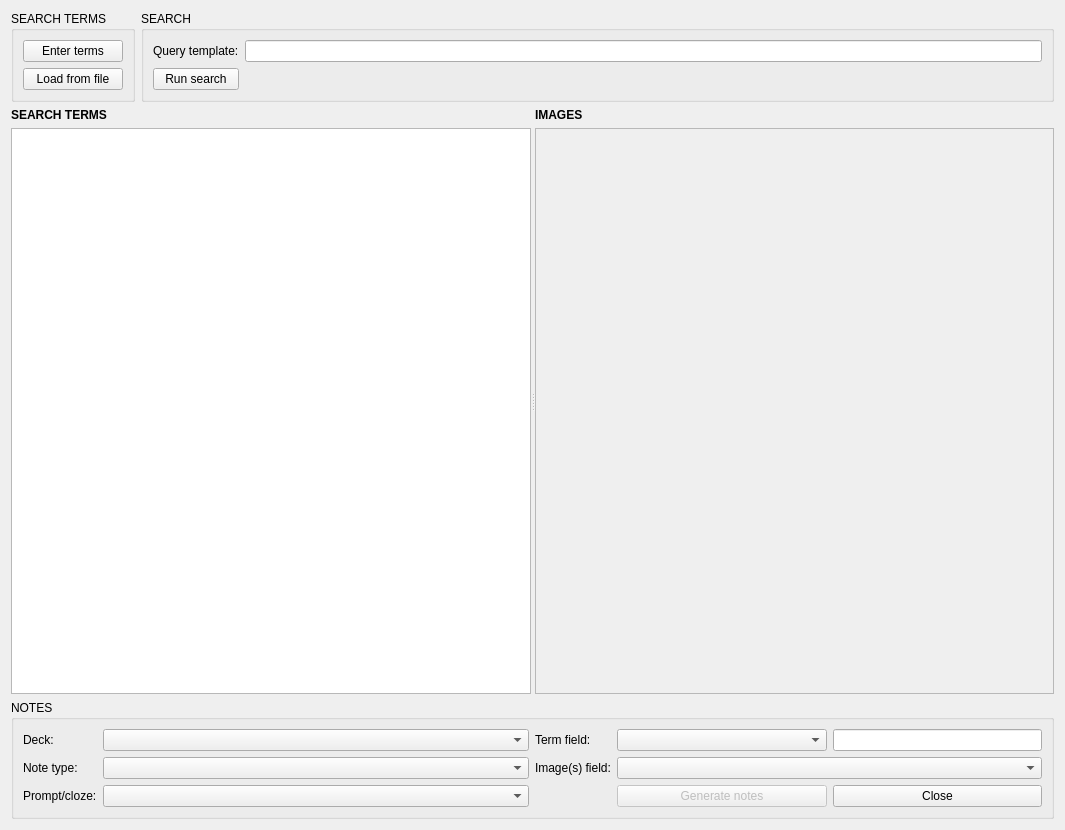
<?xml version="1.0" encoding="UTF-8"?>
<ui version="4.0">
 <class>main_dlg</class>
 <widget class="QDialog" name="main_dlg">
  <property name="geometry">
   <rect>
    <x>0</x>
    <y>0</y>
    <width>1065</width>
    <height>830</height>
   </rect>
  </property>
  <property name="windowTitle">
   <string>Dialog</string>
  </property>
  <property name="locale">
   <locale language="English" country="UnitedStates"/>
  </property>
  <layout class="QVBoxLayout" name="verticalLayout">
   <item>
    <layout class="QHBoxLayout" name="horizontalLayout">
     <item>
      <widget class="QGroupBox" name="terms_box">
       <property name="title">
        <string>SEARCH TERMS</string>
       </property>
       <layout class="QVBoxLayout" name="verticalLayout_2">
        <item>
         <widget class="QPushButton" name="enter">
          <property name="text">
           <string>Enter terms</string>
          </property>
          <property name="autoDefault">
           <bool>false</bool>
          </property>
         </widget>
        </item>
        <item>
         <widget class="QPushButton" name="file">
          <property name="text">
           <string>Load from file</string>
          </property>
          <property name="autoDefault">
           <bool>false</bool>
          </property>
         </widget>
        </item>
       </layout>
      </widget>
     </item>
     <item>
      <widget class="QGroupBox" name="search_box">
       <property name="title">
        <string>SEARCH</string>
       </property>
       <layout class="QGridLayout" name="gridLayout_2">
        <item row="0" column="0">
         <widget class="QLabel" name="querytpl_lbl">
          <property name="text">
           <string>Query template:</string>
          </property>
         </widget>
        </item>
        <item row="1" column="0">
         <widget class="QPushButton" name="search">
          <property name="text">
           <string>Run search</string>
          </property>
          <property name="autoDefault">
           <bool>false</bool>
          </property>
         </widget>
        </item>
        <item row="0" column="1">
         <widget class="QLineEdit" name="query_tpl"/>
        </item>
        <item row="1" column="1">
         <widget class="QLabel" name="query_legend">
          <property name="font">
           <font>
            <italic>true</italic>
           </font>
          </property>
          <property name="text">
           <string/>
          </property>
         </widget>
        </item>
       </layout>
      </widget>
     </item>
    </layout>
   </item>
   <item>
    <widget class="QSplitter" name="splitter">
     <property name="sizePolicy">
      <sizepolicy hsizetype="Expanding" vsizetype="Preferred">
       <horstretch>0</horstretch>
       <verstretch>1</verstretch>
      </sizepolicy>
     </property>
     <property name="orientation">
      <enum>Qt::Horizontal</enum>
     </property>
     <widget class="QWidget" name="left" native="true">
      <layout class="QVBoxLayout" name="verticalLayout_3">
       <item>
        <widget class="QLabel" name="label">
         <property name="font">
          <font>
           <weight>75</weight>
           <bold>true</bold>
          </font>
         </property>
         <property name="text">
          <string>SEARCH TERMS</string>
         </property>
        </widget>
       </item>
       <item>
        <widget class="QListWidget" name="term_lv">
         <property name="sizePolicy">
          <sizepolicy hsizetype="Expanding" vsizetype="Expanding">
           <horstretch>0</horstretch>
           <verstretch>0</verstretch>
          </sizepolicy>
         </property>
         <property name="editTriggers">
          <set>QAbstractItemView::NoEditTriggers</set>
         </property>
         <property name="showDropIndicator" stdset="0">
          <bool>false</bool>
         </property>
         <property name="selectionMode">
          <enum>QAbstractItemView::SingleSelection</enum>
         </property>
         <property name="selectionBehavior">
          <enum>QAbstractItemView::SelectItems</enum>
         </property>
        </widget>
       </item>
      </layout>
     </widget>
     <widget class="QWidget" name="right" native="true">
      <layout class="QVBoxLayout" name="verticalLayout_4">
       <item>
        <widget class="QLabel" name="label_2">
         <property name="font">
          <font>
           <weight>75</weight>
           <bold>true</bold>
          </font>
         </property>
         <property name="text">
          <string>IMAGES</string>
         </property>
        </widget>
       </item>
       <item>
        <widget class="QListWidget" name="image_lv">
         <property name="enabled">
          <bool>false</bool>
         </property>
         <property name="contextMenuPolicy">
          <enum>Qt::CustomContextMenu</enum>
         </property>
         <property name="selectionMode">
          <enum>QAbstractItemView::MultiSelection</enum>
         </property>
         <property name="selectionBehavior">
          <enum>QAbstractItemView::SelectRows</enum>
         </property>
         <property name="iconSize">
          <size>
           <width>200</width>
           <height>200</height>
          </size>
         </property>
         <property name="textElideMode">
          <enum>Qt::ElideNone</enum>
         </property>
         <property name="resizeMode">
          <enum>QListView::Adjust</enum>
         </property>
         <property name="spacing">
          <number>20</number>
         </property>
         <property name="viewMode">
          <enum>QListView::IconMode</enum>
         </property>
         <property name="uniformItemSizes">
          <bool>false</bool>
         </property>
         <property name="wordWrap">
          <bool>true</bool>
         </property>
        </widget>
       </item>
      </layout>
     </widget>
    </widget>
   </item>
   <item>
    <widget class="QGroupBox" name="groupBox">
     <property name="minimumSize">
      <size>
       <width>0</width>
       <height>100</height>
      </size>
     </property>
     <property name="title">
      <string>NOTES</string>
     </property>
     <layout class="QGridLayout" name="gridLayout_4">
      <item row="4" column="4">
       <layout class="QHBoxLayout" name="horizontalLayout_4">
        <item>
         <widget class="QPushButton" name="generate">
          <property name="enabled">
           <bool>false</bool>
          </property>
          <property name="text">
           <string>Generate notes</string>
          </property>
          <property name="autoDefault">
           <bool>false</bool>
          </property>
         </widget>
        </item>
        <item>
         <widget class="QPushButton" name="close">
          <property name="text">
           <string>Close</string>
          </property>
          <property name="autoDefault">
           <bool>false</bool>
          </property>
         </widget>
        </item>
       </layout>
      </item>
      <item row="0" column="2">
       <widget class="QLabel" name="term_lbl">
        <property name="text">
         <string>Term field:</string>
        </property>
       </widget>
      </item>
      <item row="2" column="0">
       <widget class="QLabel" name="note_lbl">
        <property name="text">
         <string>Note type:</string>
        </property>
        <property name="alignment">
         <set>Qt::AlignLeading|Qt::AlignLeft|Qt::AlignVCenter</set>
        </property>
       </widget>
      </item>
      <item row="0" column="0">
       <widget class="QLabel" name="deck_lbl">
        <property name="text">
         <string>Deck:</string>
        </property>
        <property name="alignment">
         <set>Qt::AlignLeading|Qt::AlignLeft|Qt::AlignVCenter</set>
        </property>
       </widget>
      </item>
      <item row="2" column="2">
       <widget class="QLabel" name="image_lbl">
        <property name="text">
         <string>Image(s) field:</string>
        </property>
       </widget>
      </item>
      <item row="2" column="1">
       <widget class="QComboBox" name="note">
        <property name="sizePolicy">
         <sizepolicy hsizetype="Preferred" vsizetype="Fixed">
          <horstretch>1</horstretch>
          <verstretch>0</verstretch>
         </sizepolicy>
        </property>
        <property name="sizeAdjustPolicy">
         <enum>QComboBox::AdjustToContents</enum>
        </property>
       </widget>
      </item>
      <item row="4" column="0">
       <widget class="QLabel" name="prompt_lbl">
        <property name="text">
         <string>Prompt/cloze:</string>
        </property>
       </widget>
      </item>
      <item row="0" column="1">
       <widget class="QComboBox" name="deck">
        <property name="sizePolicy">
         <sizepolicy hsizetype="Preferred" vsizetype="Fixed">
          <horstretch>1</horstretch>
          <verstretch>0</verstretch>
         </sizepolicy>
        </property>
        <property name="currentIndex">
         <number>-1</number>
        </property>
        <property name="sizeAdjustPolicy">
         <enum>QComboBox::AdjustToContents</enum>
        </property>
       </widget>
      </item>
      <item row="2" column="4">
       <widget class="QComboBox" name="image">
        <property name="sizePolicy">
         <sizepolicy hsizetype="Preferred" vsizetype="Fixed">
          <horstretch>1</horstretch>
          <verstretch>0</verstretch>
         </sizepolicy>
        </property>
        <property name="sizeAdjustPolicy">
         <enum>QComboBox::AdjustToContents</enum>
        </property>
       </widget>
      </item>
      <item row="4" column="1">
       <widget class="QComboBox" name="prompt">
        <property name="sizePolicy">
         <sizepolicy hsizetype="Preferred" vsizetype="Fixed">
          <horstretch>1</horstretch>
          <verstretch>0</verstretch>
         </sizepolicy>
        </property>
        <property name="sizeAdjustPolicy">
         <enum>QComboBox::AdjustToContents</enum>
        </property>
       </widget>
      </item>
      <item row="0" column="4">
       <layout class="QHBoxLayout" name="horizontalLayout_5">
        <property name="leftMargin">
         <number>0</number>
        </property>
        <property name="topMargin">
         <number>0</number>
        </property>
        <item>
         <widget class="QComboBox" name="term">
          <property name="sizePolicy">
           <sizepolicy hsizetype="Preferred" vsizetype="Fixed">
            <horstretch>1</horstretch>
            <verstretch>0</verstretch>
           </sizepolicy>
          </property>
          <property name="sizeAdjustPolicy">
           <enum>QComboBox::AdjustToContents</enum>
          </property>
         </widget>
        </item>
        <item>
         <widget class="QLineEdit" name="title">
          <property name="sizePolicy">
           <sizepolicy hsizetype="Expanding" vsizetype="Fixed">
            <horstretch>1</horstretch>
            <verstretch>0</verstretch>
           </sizepolicy>
          </property>
         </widget>
        </item>
       </layout>
      </item>
     </layout>
    </widget>
   </item>
  </layout>
 </widget>
 <tabstops>
  <tabstop>enter</tabstop>
  <tabstop>file</tabstop>
  <tabstop>query_tpl</tabstop>
  <tabstop>search</tabstop>
  <tabstop>term_lv</tabstop>
  <tabstop>image_lv</tabstop>
  <tabstop>deck</tabstop>
  <tabstop>note</tabstop>
  <tabstop>prompt</tabstop>
  <tabstop>term</tabstop>
  <tabstop>title</tabstop>
  <tabstop>image</tabstop>
  <tabstop>generate</tabstop>
  <tabstop>close</tabstop>
 </tabstops>
 <resources/>
 <connections/>
</ui>
